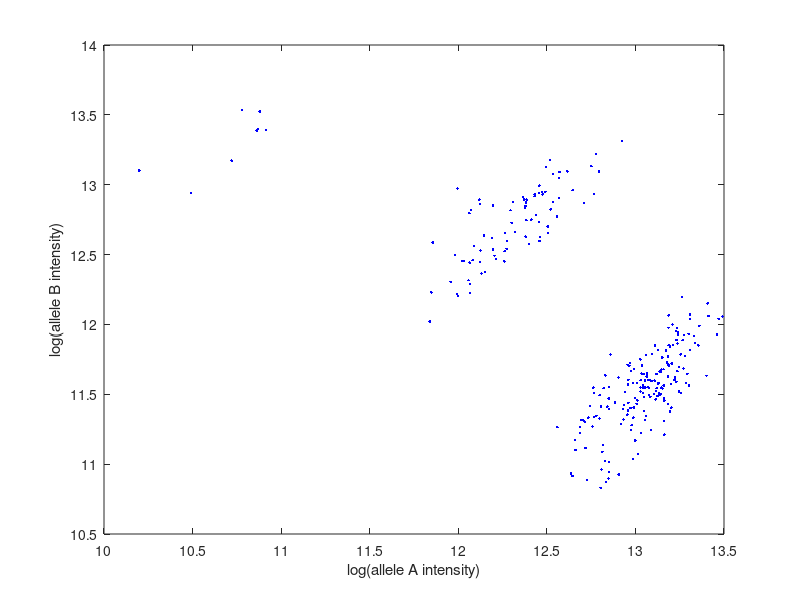

Recreate this plot in MATLAB.
data = dlmread('SNP_A-1700211int.txt');
figure;
plot(data(:,1),data(:,2),'b.');
xlabel('log(allele A intensity)');
ylabel('log(allele B intensity)');